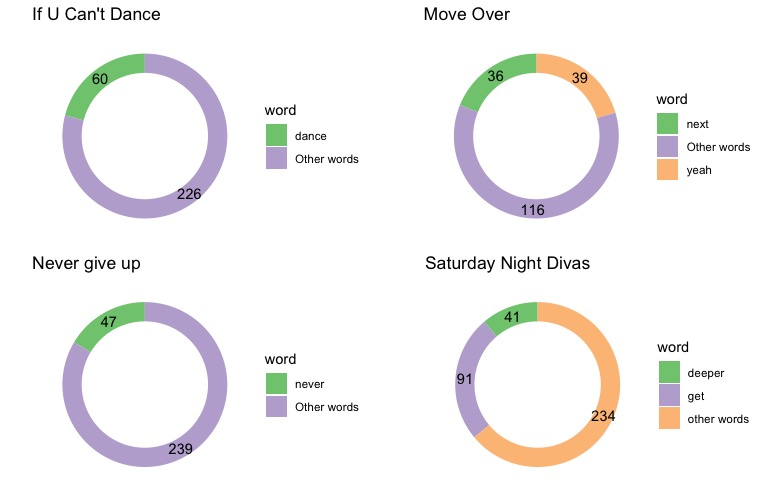

The script that drew this image:

# Load libraries
library(dplyr)
library(tidytext)
library(tidyverse)
library(stm) #topic modeling 
library(textdata)
library(stringr)
library(ggplot2)
library(waffle)
library(forcats)





# Get the Data

tuesdata <- tidytuesdayR::tt_load('2021-12-14')


studio_album_tracks <- tuesdata$studio_album_tracks
related_artist <- tuesdata$related_artists
lyrics <- tuesdata$lyrics


# most frequent words  

lyrics %>% distinct(album_name, song_name)

tidy_lyrics<- lyrics %>% 
  mutate(song_name = str_replace(song_name, "\x92", "'")) %>%
  unnest_tokens(word, line) %>%
  anti_join(get_stopwords())

#View(tidy_lyrics)

#summarisation and data cleaning

tidy_lyrics %>% 
  count(word, sort=TRUE)


#count number of words per song
total_words_song <- tidy_lyrics %>% 
  group_by(song_name)%>%
 count(song_name, sort=TRUE) %>%
  mutate(words_in_song = n) %>%
  select(-n)


#count number of repetitions of words per song

repetive <- tidy_lyrics %>% 
  count(word, song_name, album_name,  sort=TRUE) %>%
  mutate(repetitive_per_song = n) %>%
  select(-n)

#full frame song stats 
full_song <- left_join(total_words_song, repetive) %>%
    arrange(desc(repetitive_per_song)) %>%
    mutate(proportion = (repetitive_per_song/words_in_song)*100)%>%
    arrange(desc(proportion))

most_repetitive_9 <- full_song %>% 
  arrange(song_name, desc(proportion)) %>%
  filter(proportion>14.9)

#View(most_repetitive_9)

cant_dance <- most_repetitive_9 %>% 
  filter(song_name=="If U Can't Dance")%>%
  mutate(non_rep=words_in_song-repetitive_per_song)



library(gridExtra)


df <- read.csv2("if_cant2.csv")
move <- read.csv2("move_over3.csv")
never_give <- read_csv2("never_give2.csv")

sathurday <- read_csv2("sathurday_night.csv")

# palette background rgb(118, 102, 103) #766667 
#paletteSpice <- c("204566", "#3A78B1", "#67b4f7", "#cbe1f4")
hsize <- 4

df <- df %>% 
  mutate(x = hsize)

#If U can't dance  
dance <- ggplot(df, aes(x = hsize, y = repetitive_per_song, fill = word)) +
  geom_col() +
  coord_polar(theta = "y") +
  xlim(c(0.6, hsize + 0.8))+ 
  theme_bw() +
  theme(panel.grid=element_blank()) +
  theme(axis.text=element_blank()) +
  theme(axis.ticks=element_blank()) +
  labs(title="If U Can't Dance", hjust = 5.5)+ 
  geom_text(aes(label = repetitive_per_song),
            position = position_stack(vjust = 0.5)) +
  scale_fill_brewer(palette = "Accent")+
  theme_void() 

dance
#move Over
move<- move %>% 
  mutate(x = hsize)

move <- ggplot(move, aes(x = hsize, y = repetitive_per_song, fill = word)) +
  geom_col() +
  coord_polar(theta = "y") +
  xlim(c(0.6, hsize + 0.8))+ 
  theme_bw() +
  theme(panel.grid=element_blank()) +
  theme(axis.text=element_blank()) +
  theme(axis.ticks=element_blank()) +
  labs(title="Move Over", hjust = 5.5)+ 
  geom_text(aes(label = repetitive_per_song),
            position = position_stack(vjust = 0.5)) +
  scale_fill_brewer(palette = "Accent")+
  theme_void() 

move
#never give

never_give <- never_give %>% 
  mutate(x=hsize)

give <- ggplot(never_give, aes(x = hsize, y = repetitive_per_song, fill = word)) +
  geom_col() +
  coord_polar(theta = "y") +
  xlim(c(0.6, hsize + 0.8))+ 
  theme(panel.grid=element_blank()) +
  theme(axis.text=element_blank()) +
  theme(axis.ticks=element_blank()) +
  labs(title="Never give up")+ 
  geom_text(aes(label = repetitive_per_song),
            position = position_stack(vjust = 0.5)) +
  scale_fill_brewer(palette = "Accent")+
  theme_void() 
give
# sathurday night 
sathurday <- sathurday %>% 
  mutate(x=hsize)

sathurday <- ggplot(sathurday, aes(x = hsize, y = repetitive_per_song, fill = word)) +
  geom_col() +
  coord_polar(theta = "y") +
  xlim(c(0.6, hsize + 0.8))+ 
  theme(panel.grid=element_blank()) +
  theme(axis.text=element_blank()) +
  theme(axis.ticks=element_blank()) +
  labs(title="Saturday Night Divas", hjust = 5.5)+ 
  geom_text(aes(label = repetitive_per_song),
            position = position_stack(vjust = 0.5)) +
  scale_fill_brewer(palette = "Accent")+
  theme_void() 


sathurday

grid.arrange(dance, move, give, sathurday, ncol=2) %>% ggsave("plot.png")

theme_update(plot.title = element_text(hjust = 0.5))
ggplot() + ggtitle("Default is now set to centered")
